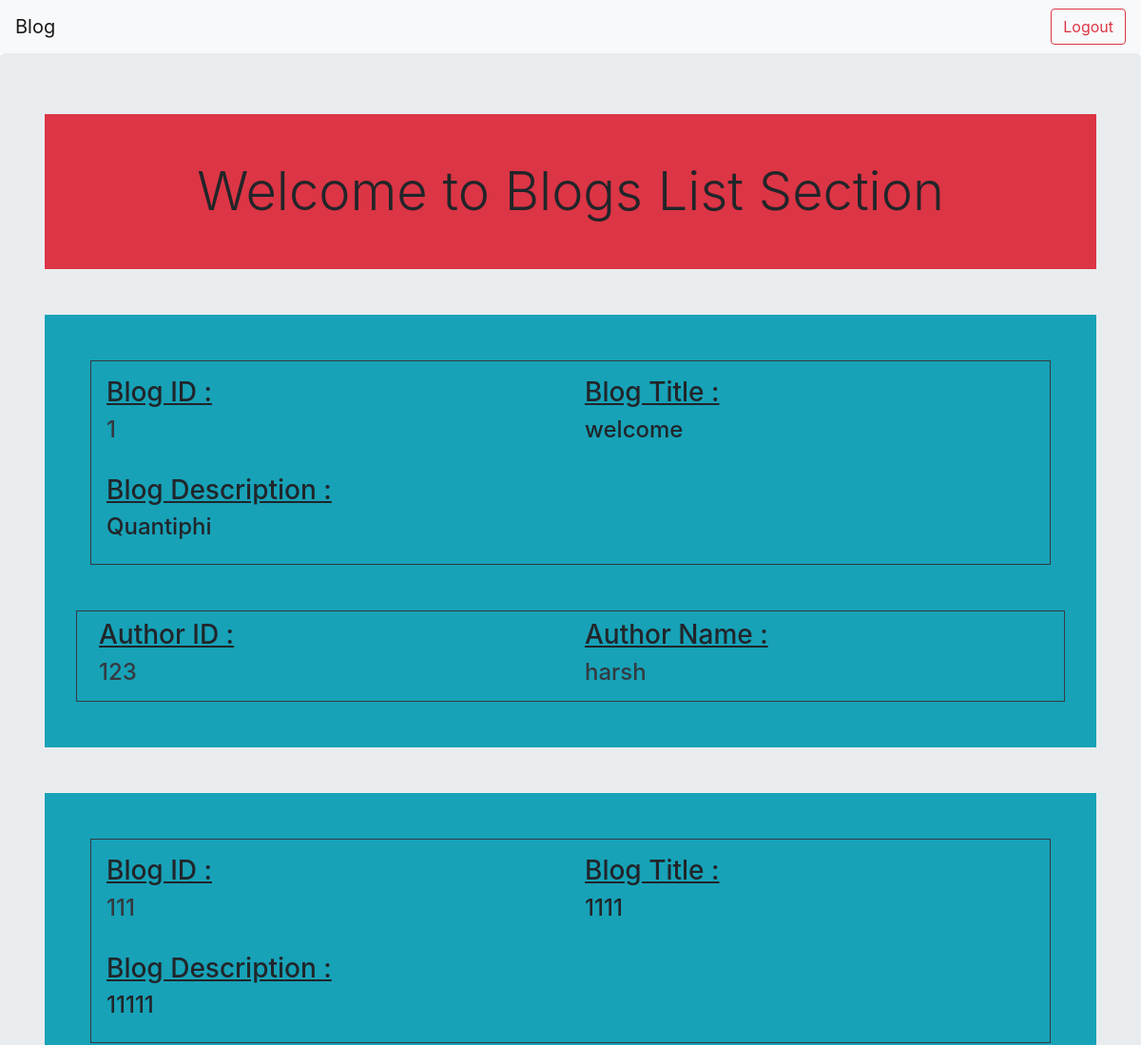
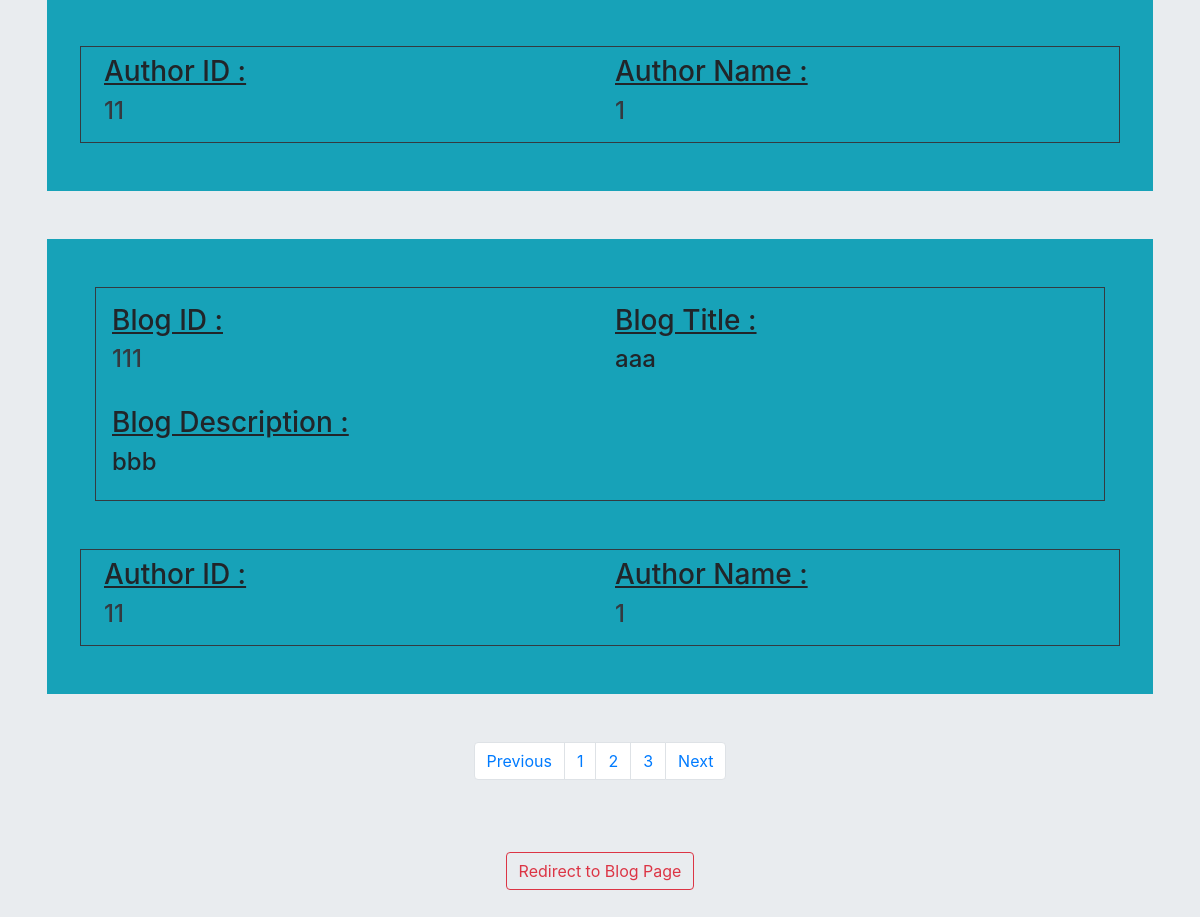
The app's page /blog/blogs/, older data (2 pictures, top to bottom).
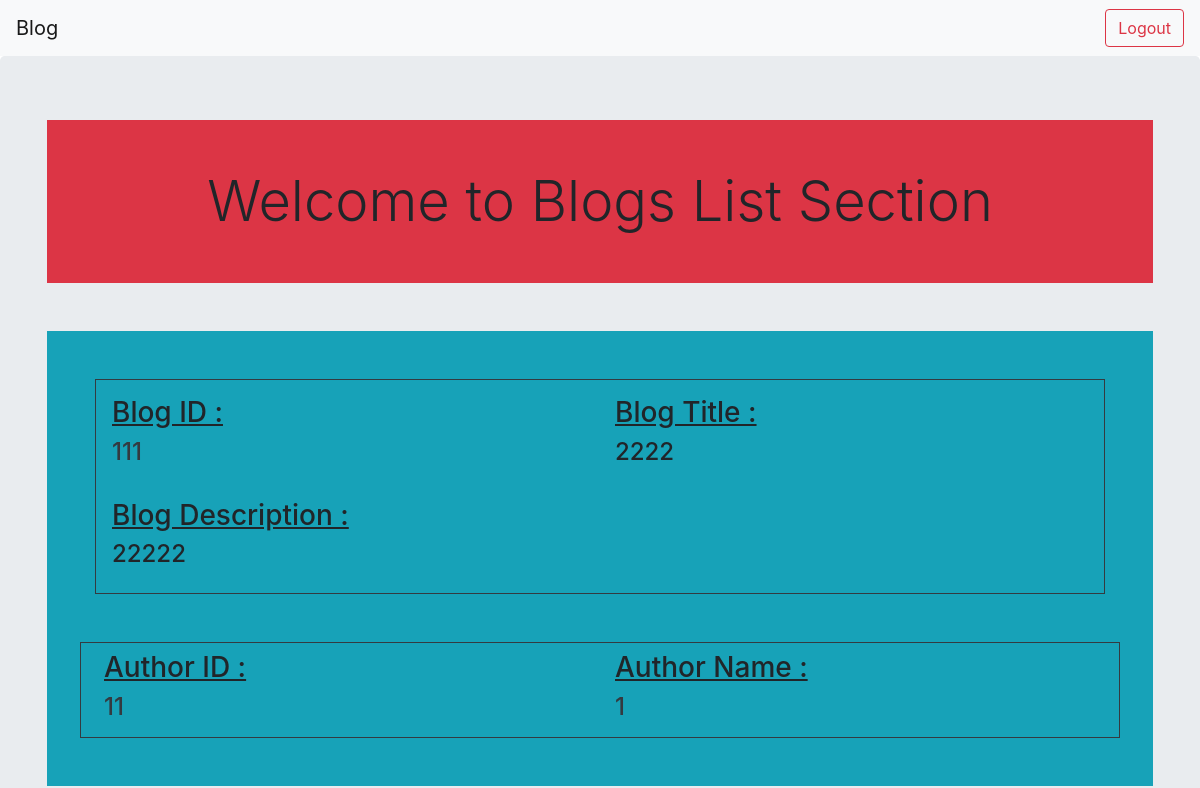
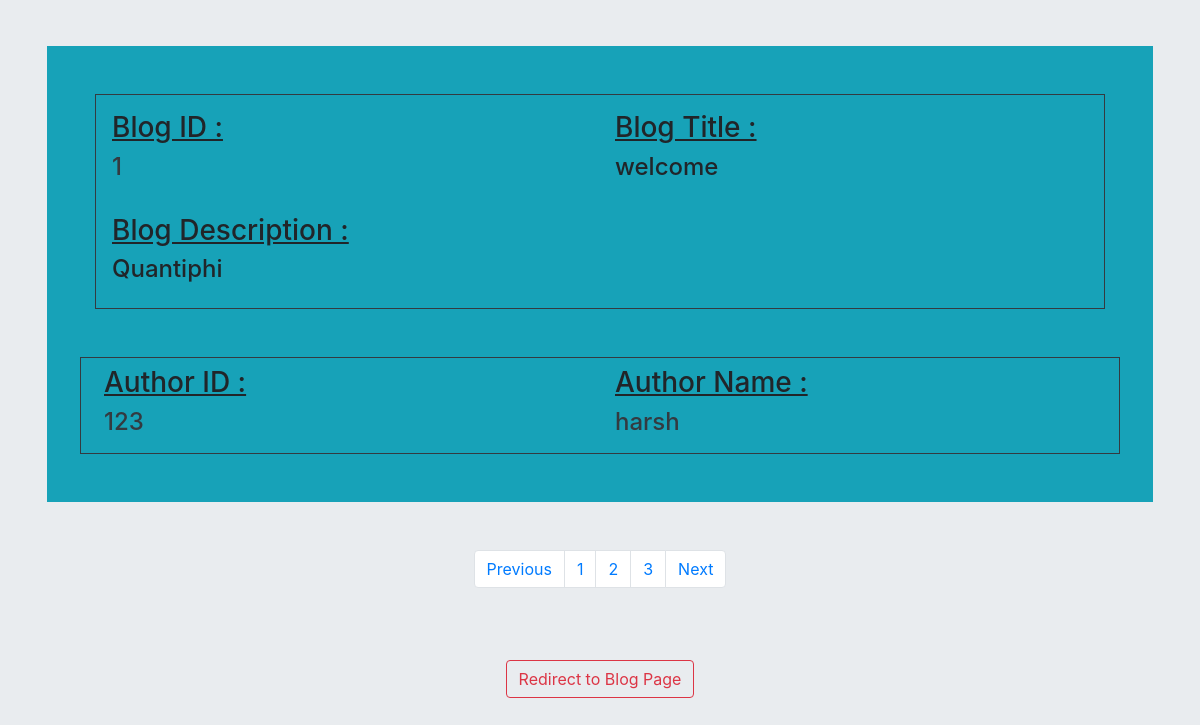
The same page, newer data (2 pictures, top to bottom).
### blog/models.py (models this page shows)
class Blog(models.Model):
    index = models.AutoField(primary_key = True)
    blog_id = models.CharField(max_length=20,null = False)
    blog_description = models.CharField(max_length=1000, null = False)
    blog_title = models.CharField(max_length=200, null = False)
    author_id = models.CharField(max_length=20, null = False)
    author_name = models.CharField(max_length=20, null = False)
    date = models.DateField(auto_now_add = True)
    datetime = models.DateTimeField(auto_now_add = True)

### blog/views.py (the view)
# urls.py: path('blogs/',  views.blogList, name = "blogList"),
def blogList(request ):
    data = Blog.objects.all().order_by('datetime').reverse()
    context = {"data" : data}
    return render(request, "blog/blogList.html", context)

### templates/blog/blogList.html (shortened to what this page needs)
<!DOCTYPE html>
<html lang="en">
<head>
    <link rel="stylesheet" href="https://cdn.jsdelivr.net/npm/bootstrap@4.6.1/dist/css/bootstrap.min.css">
</head>
<body>
    <nav class="navbar navbar-expand-lg navbar-light bg-light">
        <a class="navbar-brand" href="/blog">Blog</a>
        <div class="collapse navbar-collapse d-flex justify-content-end" id="navbarSupportedContent">
            <form class="form-inline my-2 my-lg-0">
                <div>
                    <a class="btn btn-outline-danger my-2 my-sm-0" class="btn btn-outline-success" href="/user_auth/accounts/logout">Logout</a>
                 </div>
            </form>
        </div>
      </nav>
    <div class="container-fluid jumbotron">
        <div class=" container">
            <div class="display-4 p-5 bg-danger text-center">
                Welcome to Blogs List Section
            </div>
            {% for post in data %}
            <div class="container mb-5 mt-5 bg-info p-5">
                <div class="p-3 border border-dark">
                    <div class="row">
                        <div class="col blog-id">
                        <h3 class=""> <u>Blog ID :</u> </h3> <h4> <a class="text-dark" href="/blog/{{post.blog_id}}/" > {{post.blog_id}}</a></h4>
                        </div>
                        <div class="col blog-title">
                            <h3><u> Blog Title : </u></h3> <h4>{{post.blog_title}}</h4>
                        </div>
                    </div>
                <br />
                    <div class="blog-description">
                    <h3><u> Blog Description :</u></h3> <h4>{{post.blog_description}}</h4>
                    </div>
                </div>
                <br />
                <br />
                <div class="row p-2 border border-dark">
                    <div class="col author-id">
                     <h3><u> Author ID : </u> </h3> <h4> <a class="text-dark" href="/blog/bloggers/{{post.author_id}}/" > {{post.author_id}}</a>  </h4>
                    </div>
                    <div class="col author-name">
                     <h3> <u>Author Name :</u> </h3>   <h4> <a class="text-dark" href="/blog/bloggers/{{post.author_id}}/" > {{post.author_name}}</a>  </h4>
                    </div>
                </div>
            </div>
            {% endfor %}
        </div>
        <div class="d-flex justify-content-center mb-2 mt-5">
            <nav aria-label="Page navigation example">
                <ul class="pagination">
                  <li class="page-item"><a class="page-link" href="#">Previous</a></li>
                  <li class="page-item"><a class="page-link" href="#">1</a></li>
                  <li class="page-item"><a class="page-link" href="#">2</a></li>
                  <li class="page-item"><a class="page-link" href="#">3</a></li>
                  <li class="page-item"><a class="page-link" href="#">Next</a></li>
                </ul>
              </nav>
        </div>
        <br />
        <br />
        <div class="text-center">
            <a class="btn btn-outline-danger my-2 my-sm-0" class="btn btn-outline-success" href="/blog/">Redirect to Blog Page</a>
        </div>
    </div>
</body>
</html>

Row changes from the older to the newer data that the page shows:
removed Blog: blog_id "111", blog_title "1111", blog_description "11111", author_id "11", author_name "1"
removed Blog: blog_id "111", blog_title "aaa", blog_description "bbb", author_id "11", author_name "1"
added Blog: blog_id "111", blog_title "2222", blog_description "22222", author_id "11", author_name "1"
